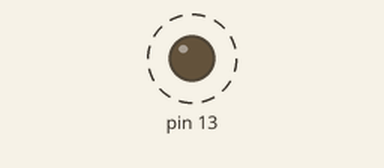
A sketch run on a simulated Arduino Uno, built with avr-gcc and run on an emulated ATmega328P. Shown: output pins drawn as LEDs (lit = HIGH). Dashed ring = blinking.

Above: at 0.6 s.
Timing chart, 0 to 5.9 s (numbered marks = the images above):
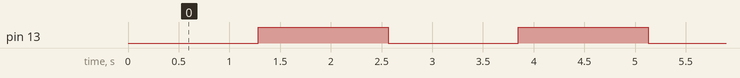

The sketch:

pruebaLED2.ino
```cpp
void setup() {
  // put your setup code here, to run once:

}

void loop() {
  // put your main code here, to run repeatedly:
  for (int i=0; i<=255; i++)
  {
  analogWrite(13,i);
  delay(10);
  }
}
```

Measured:
- by itself, pin 13: alternates HIGH for 1.3 s and LOW for 1.3 s
